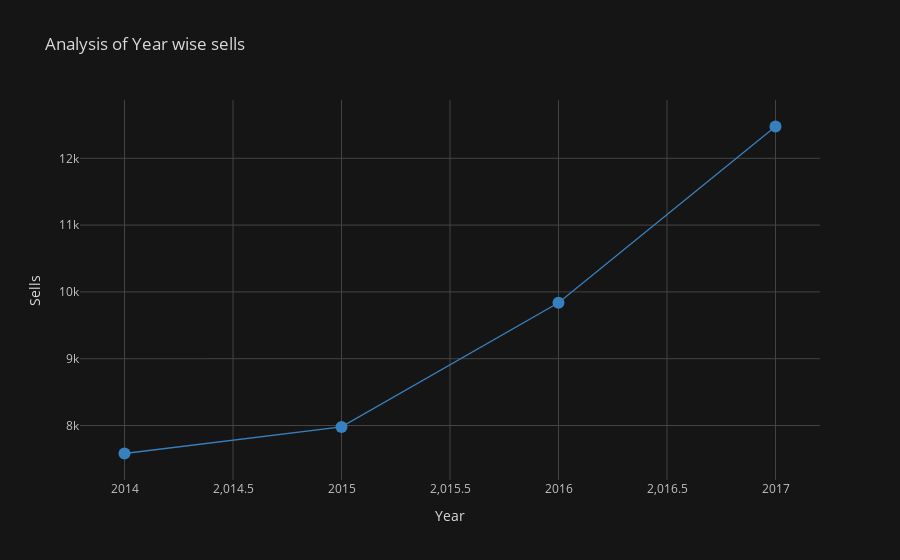

Notebook source saved alongside this figure:
### Code cell
# Year wise sells   

discount_quntity=df[['Year','Quantity']]
discount_quntity=discount_quntity.groupby('Year')
discount_quntity=discount_quntity['Quantity'].sum()

print(discount_quntity)

discount_quntity.iplot(kind='line',colors='Blue',mode='lines+markers+text',title='Analysis of Year wise sells',theme='solar',yTitle='Sells',xTitle='Year')

### Figure 1 — Plotly figure (JSON) as saved in the notebook; plotly's stock layout.template omitted (floating-point values rounded to 4 significant figures)
{"data": [{"line": {"color": "rgba(55, 128, 191, 1.0)", "dash": "solid", "shape": "linear", "width": 1.3}, "marker": {"size": 12, "symbol": "circle"}, "mode": "lines+markers+text", "name": "Quantity", "text": "", "type": "scatter", "x": ["2014", "2015", "2016", "2017"], "y": [7581, 7979, 9837, 12476]}], "layout": {"legend": {"bgcolor": "#151516", "font": {"color": "#D9D9D9"}}, "paper_bgcolor": "#151516", "plot_bgcolor": "#151516", "title": {"font": {"color": "#D9D9D9"}, "text": "Analysis of Year wise sells"}, "xaxis": {"gridcolor": "#434343", "showgrid": true, "tickfont": {"color": "#C2C2C2"}, "title": {"font": {"color": "#D9D9D9"}, "text": "Year"}, "zerolinecolor": "#666570"}, "yaxis": {"gridcolor": "#434343", "showgrid": true, "tickfont": {"color": "#C2C2C2"}, "title": {"font": {"color": "#D9D9D9"}, "text": "Sells"}, "zerolinecolor": "#666570"}}}
